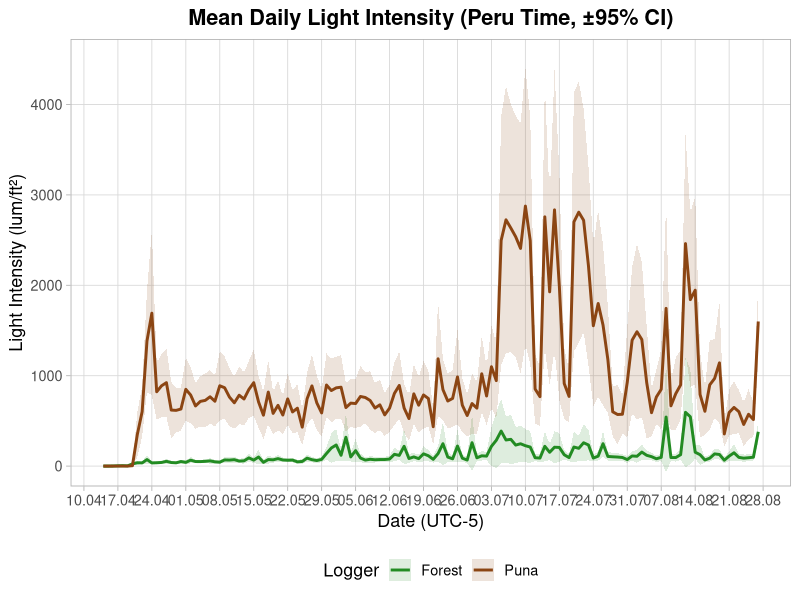
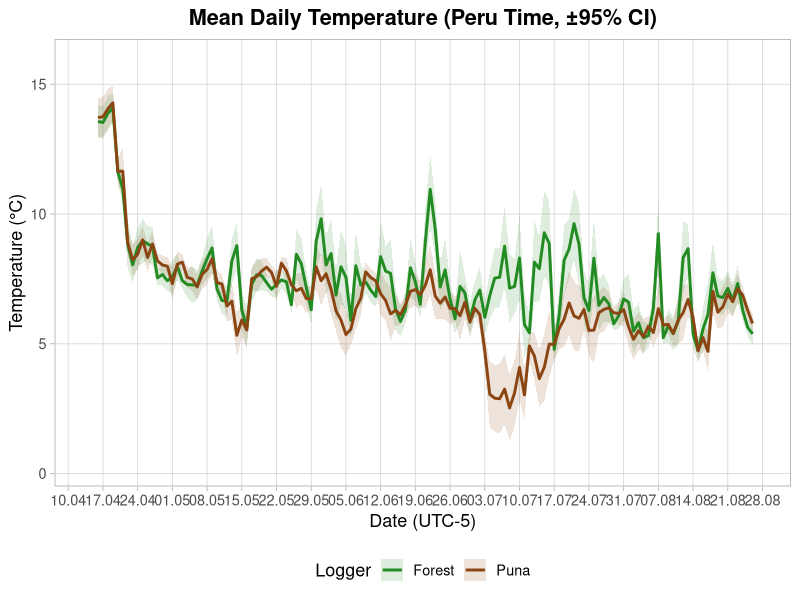
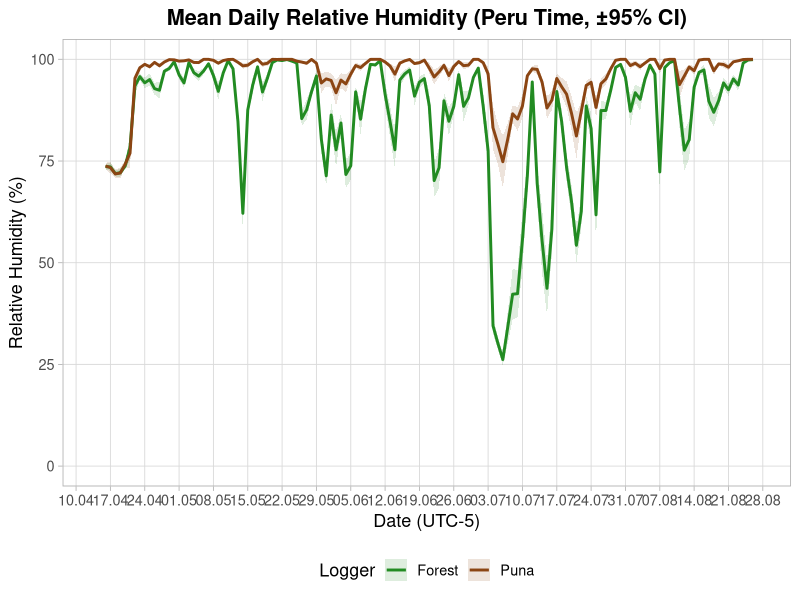
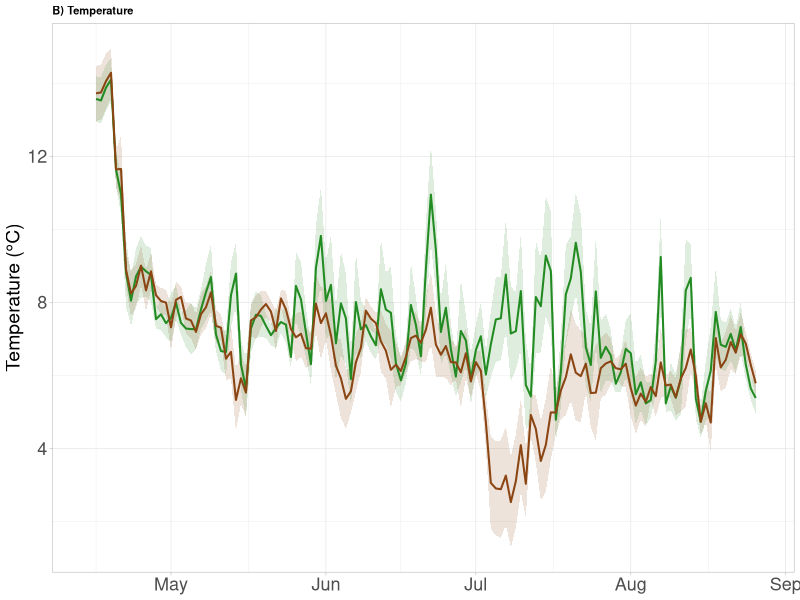
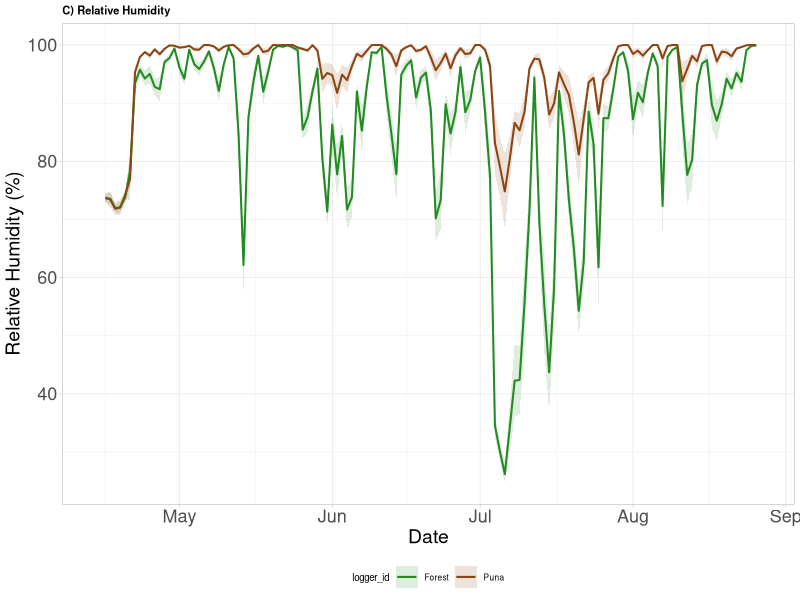
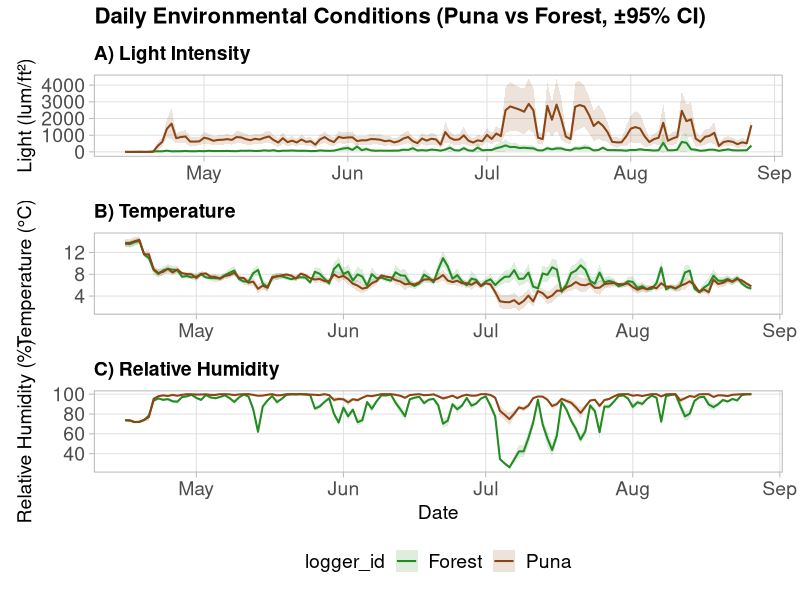
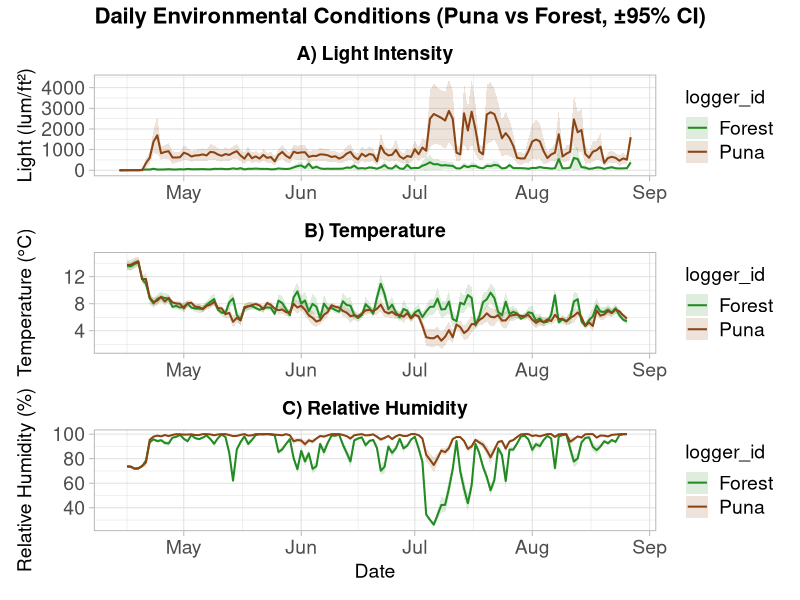
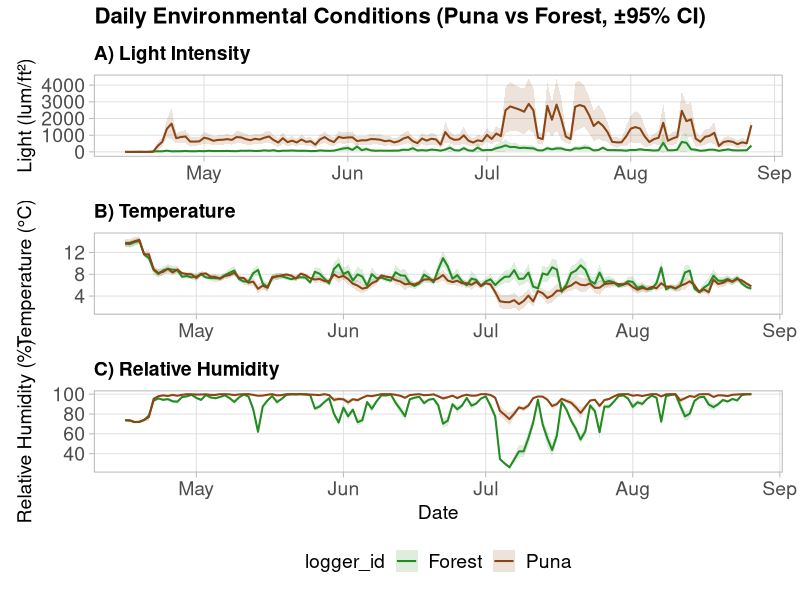

R code for these plots, in order:
## ---- chunk 1
setwd("C:/Users/edith clemente arena/Desktop/EPIFITAS -GRADIENTE/treeline-epiphytes/treeline-epiphytes")
climadata <- read.csv("dataclima.csv", header = TRUE, sep = ";", stringsAsFactors = FALSE)
str(climadata)      # Estructura de la base de datos
head(climadata)
head(climadata$date_hour)
str(climadata$date_hour)
## ---- chunk 2
library(tidyverse)
library(dplyr)
library(ggplot2)
library(lubridate)
library(tidyr)
library(patchwork)
# 1️⃣ Convertir la fecha-hora al formato correcto
climadata <- climadata %>%
  mutate(date_hour = as.POSIXct(date_hour, format = "%d/%m/%Y %H:%M", tz = "America/Lima"))
# 2️⃣ Reorganizar datos en formato largo (para ggplot)
clima_long <- climadata %>%
  dplyr::select(date_hour, ilum_puna, ilum_forest) %>%
  pivot_longer(
    cols = c(ilum_puna, ilum_forest),
    names_to = "logger_id",
    values_to = "light_lum_ft2"
  ) %>%
  mutate(date = as.Date(date_hour))  # extraer solo la fecha
# 3️⃣ Calcular la media diaria ±95% CI por logger
daily_light <- clima_long %>%
  group_by(date, logger_id) %>%
  summarise(
    n_obs   = sum(!is.na(light_lum_ft2)),
    light_mean = mean(light_lum_ft2, na.rm = TRUE),
    light_sd   = sd(light_lum_ft2, na.rm = TRUE),
    se_l       = light_sd / sqrt(pmax(n_obs, 1)),
    tcrit      = qt(0.975, df = pmax(n_obs - 1, 1)),
    ci         = tcrit * se_l,
    .groups = "drop"
  )
# 4️⃣ Gráfico: Mean Daily Light Intensity (±95% CI)
ggplot(daily_light, aes(x = date, y = light_mean, color = logger_id, fill = logger_id)) +
  geom_ribbon(aes(ymin = light_mean - ci, ymax = light_mean + ci), alpha = 0.15, color = NA) +
  geom_line(linewidth = 1) +
  labs(
    title = "Mean Daily Light Intensity (Peru Time, ±95% CI)",
    x = "Date (UTC-5)",
    y = "Light Intensity (lum/ft²)",
    color = "Logger",
    fill  = "Logger"
  ) +
  scale_color_manual(values = c(
    "ilum_forest" = "#228B22",
    "ilum_puna"   = "#8B4513"
  ),
  labels = c("Forest", "Puna")) +
  scale_fill_manual(values = c(
    "ilum_forest" = "#228B22",
    "ilum_puna"   = "#8B4513"
  ),
  labels = c("Forest", "Puna")) +
  scale_x_date(date_breaks = "7 days", date_labels = "%d.%m") +
  coord_cartesian(ylim = c(0, 4500)) +                        # ajusta el rango según tus valores
  scale_y_continuous(breaks = seq(0, 9000, by = 1000)) +
  theme_light(base_size = 13) +
  theme(
    legend.position = "bottom",
    panel.grid.major = element_line(color = "grey85", linewidth = 0.3),
    panel.grid.minor = element_blank(),
    plot.title = element_text(face = "bold", hjust = 0.5)
  )
## ---- chunk 3
library(dplyr)
library(ggplot2)
library(lubridate)
library(tidyr)
# 1️⃣ Convertir la fecha-hora al formato correcto
climadata <- climadata %>%
  mutate(date_hour = as.POSIXct(date_hour, format = "%d/%m/%Y %H:%M", tz = "America/Lima"))
# 2️⃣ Reorganizar datos en formato largo
temp_long <- climadata %>%
  dplyr::select(date_hour, temp_puna, temp_forest) %>%
  pivot_longer(
    cols = c(temp_puna, temp_forest),
    names_to = "logger_id",
    values_to = "temperature"
  ) %>%
  mutate(date = as.Date(date_hour))
# 3️⃣ Calcular la media diaria ±95% CI por logger
daily_temp <- temp_long %>%
  group_by(date, logger_id) %>%
  summarise(
    n_obs   = sum(!is.na(temperature)),
    temp_mean = mean(temperature, na.rm = TRUE),
    temp_sd   = sd(temperature, na.rm = TRUE),
    se_t      = temp_sd / sqrt(pmax(n_obs, 1)),
    tcrit     = qt(0.975, df = pmax(n_obs - 1, 1)),
    ci        = tcrit * se_t,
    .groups = "drop"
  )
# 4️⃣ Gráfico: Mean Daily Temperature (±95% CI)
ggplot(daily_temp, aes(x = date, y = temp_mean, color = logger_id, fill = logger_id)) +
  geom_ribbon(aes(ymin = temp_mean - ci, ymax = temp_mean + ci), alpha = 0.15, color = NA) +
  geom_line(linewidth = 1) +
  labs(
    title = "Mean Daily Temperature (Peru Time, ±95% CI)",
    x = "Date (UTC-5)",
    y = "Temperature (°C)",
    color = "Logger",
    fill  = "Logger"
  ) +
  scale_color_manual(values = c(
    "temp_forest" = "#228B22",  # verde
    "temp_puna"   = "#8B4513"   # marrón
  ),
  labels = c("Forest", "Puna")) +
  scale_fill_manual(values = c(
    "temp_forest" = "#228B22",
    "temp_puna"   = "#8B4513"
  ),
  labels = c("Forest", "Puna")) +
  scale_x_date(date_breaks = "7 days", date_labels = "%d.%m") +
  coord_cartesian(ylim = c(min(daily_temp$temp_mean - daily_temp$ci, na.rm = TRUE) - 1,
                           max(daily_temp$temp_mean + daily_temp$ci, na.rm = TRUE) + 1)) +
  theme_light(base_size = 13) +
  theme(
    legend.position = "bottom",
    panel.grid.major = element_line(color = "grey85", linewidth = 0.3),
    panel.grid.minor = element_blank(),
    plot.title = element_text(face = "bold", hjust = 0.5)
  )
## ---- chunk 4
library(dplyr)
library(ggplot2)
library(lubridate)
library(tidyr)
# 1️⃣ Convertir fecha y hora
climadata <- climadata %>%
  mutate(date_hour = as.POSIXct(date_hour, format = "%d/%m/%Y %H:%M", tz = "America/Lima"))
# 2️⃣ Reorganizar datos (formato largo)
hr_long <- climadata %>%
  dplyr::select(date_hour, hr_puna, hr_forest) %>%
  pivot_longer(
    cols = c(hr_puna, hr_forest),
    names_to = "logger_id",
    values_to = "humidity"
  ) %>%
  mutate(date = as.Date(date_hour))
# 3️⃣ Calcular media diaria ±95% CI por logger
daily_hr <- hr_long %>%
  group_by(date, logger_id) %>%
  summarise(
    n_obs   = sum(!is.na(humidity)),
    hr_mean = mean(humidity, na.rm = TRUE),
    hr_sd   = sd(humidity, na.rm = TRUE),
    se_h    = hr_sd / sqrt(pmax(n_obs, 1)),
    tcrit   = qt(0.975, df = pmax(n_obs - 1, 1)),
    ci      = tcrit * se_h,
    .groups = "drop"
  )
# 4️⃣ Gráfico: Mean Daily Relative Humidity (±95% CI)
ggplot(daily_hr, aes(x = date, y = hr_mean, color = logger_id, fill = logger_id)) +
  geom_ribbon(aes(ymin = hr_mean - ci, ymax = hr_mean + ci), alpha = 0.15, color = NA) +
  geom_line(linewidth = 1) +
  labs(
    title = "Mean Daily Relative Humidity (Peru Time, ±95% CI)",
    x = "Date (UTC-5)",
    y = "Relative Humidity (%)",
    color = "Logger",
    fill  = "Logger"
  ) +
  scale_color_manual(values = c(
    "hr_forest" = "#228B22",  # verde bosque
    "hr_puna"   = "#8B4513"   # marrón puna
  ),
  labels = c("Forest", "Puna")) +
  scale_fill_manual(values = c(
    "hr_forest" = "#228B22",
    "hr_puna"   = "#8B4513"
  ),
  labels = c("Forest", "Puna")) +
  scale_x_date(date_breaks = "7 days", date_labels = "%d.%m") +
  coord_cartesian(ylim = c(0, 100)) +  # HR va de 0–100%
  theme_light(base_size = 13) +
  theme(
    legend.position = "bottom",
    panel.grid.major = element_line(color = "grey85", linewidth = 0.3),
    panel.grid.minor = element_blank(),
    plot.title = element_text(face = "bold", hjust = 0.5)
  )
## ---- chunk 5
# Tema compacto
tema_compacto <- theme_light(base_size = 8) +  # tamaño base más pequeño
  theme(
    axis.text = element_text(size = 6),
    axis.title = element_text(size = 7),
    strip.text = element_text(size = 7),
    legend.text = element_text(size = 6),
    legend.title = element_text(size = 7),
    plot.title = element_text(size = 8, face = "bold"),
    legend.position = "none"
  )
# 1️ LUZ (ilum_puna / ilum_forest)
g_light <- ggplot(daily_light, aes(x = date, y = light_mean, color = logger_id, fill = logger_id)) +
  geom_ribbon(aes(ymin = light_mean - ci, ymax = light_mean + ci),
              alpha = 0.15, color = NA) +
  geom_line(linewidth = 0.7) +
  labs(y = "Light (lum/ft²)", x = NULL, title = "A) Light Intensity") +
  scale_color_manual(values = c("ilum_forest" = "#228B22", "ilum_puna" = "#8B4513"),
                     labels = c("Forest", "Puna")) +
  scale_fill_manual(values = c("ilum_forest" = "#228B22", "ilum_puna" = "#8B4513"),
                    labels = c("Forest", "Puna")) +
  tema_compacto
g_light <- g_light +
  theme(
    axis.text = element_text(size = 13),
    axis.title = element_text(size = 14)
  )

# 2️ TEMPERATURA
g_temp <- ggplot(daily_temp, aes(x = date, y = temp_mean, color = logger_id, fill = logger_id)) +
  geom_ribbon(aes(ymin = temp_mean - ci, ymax = temp_mean + ci),
              alpha = 0.15, color = NA) +
  geom_line(linewidth = 0.7) +
  labs(y = "Temperature (°C)", x = NULL, title = "B) Temperature") +
  scale_color_manual(values = c("temp_forest" = "#228B22", "temp_puna" = "#8B4513"),
                     labels = c("Forest", "Puna")) +
  scale_fill_manual(values = c("temp_forest" = "#228B22", "temp_puna" = "#8B4513"),
                    labels = c("Forest", "Puna")) +
  tema_compacto

g_temp <- g_temp +
  theme(
    axis.text = element_text(size = 13),
    axis.title = element_text(size = 14)
  )

g_temp

# 3️ HUMEDAD RELATIVA
g_hr <- ggplot(daily_hr, aes(x = date, y = hr_mean, color = logger_id, fill = logger_id)) +
  geom_ribbon(aes(ymin = hr_mean - ci, ymax = hr_mean + ci),
              alpha = 0.15, color = NA) +
  geom_line(linewidth = 0.7) +
  labs(y = "Relative Humidity (%)", x = "Date", title = "C) Relative Humidity") +
  scale_color_manual(values = c("hr_forest" = "#228B22", "hr_puna" = "#8B4513"),
                     labels = c("Forest", "Puna")) +
  scale_fill_manual(values = c("hr_forest" = "#228B22", "hr_puna" = "#8B4513"),
                    labels = c("Forest", "Puna")) +
  tema_compacto +
  theme(legend.position = "bottom")

g_hr <- g_hr +
  theme(
    axis.text = element_text(size = 13),
    axis.title = element_text(size = 14)
  )
g_hr
#Tema profesional uniforme
tema_publicacion <- theme_light(base_size = 14) +
  theme(
    axis.text = element_text(size = 14),
    axis.title = element_text(size = 14),
    strip.text = element_text(size = 14),
    legend.text = element_text(size = 14),
    legend.title = element_text(size = 14),
    plot.title = element_text(size = 14, face = "bold", hjust = 0.5)
  )
#aplicar el tema en los graficos
g_light <- g_light + tema_publicacion
g_temp  <- g_temp  + tema_publicacion
g_hr    <- g_hr    + tema_publicacion




# 4️ COMBINAR LOS GRÁFICOS
g_clima <- (g_light / g_temp / g_hr) +
  plot_layout(heights = c(1,1,1)) +
  plot_annotation(
    title = "Daily Environmental Conditions (Puna vs Forest, ±95% CI)",
    theme = theme(plot.title = element_text(size = 16, face = "bold", hjust = 0.5))
  )


ggsave(
  filename = "Environmental_conditions_patchwork.png",
  plot = g_clima,
  width = 10,       # ancho en pulgadas
  height = 12,      # alto en pulgadas (3 paneles)
  dpi = 300         # resolución alta
)




## ---- chunk 6
# ==============================
# LIBRERÍAS
# ==============================
library(dplyr)
library(ggplot2)
library(patchwork)

# ==============================
# TEMA DE PUBLICACIÓN (uniforme)
# ==============================
tema_publicacion <- theme_light(base_size = 14) +
  theme(
    axis.text = element_text(size = 14),
    axis.title = element_text(size = 14),
    strip.text = element_text(size = 14),
    legend.text = element_text(size = 14),
    legend.title = element_text(size = 14),
    plot.title = element_text(size = 14, face = "bold"),
    panel.grid.minor = element_blank()
  )

# ==============================
# ESCALA DE FECHAS CADA 1 MES
# ==============================
escala_fecha <- scale_x_date(
  date_breaks = "1 month",
  date_labels = "%b"
)

# ==============================
# 1) LUZ
# ==============================
g_light <- ggplot(daily_light, aes(date, light_mean, color = logger_id, fill = logger_id)) +
  geom_ribbon(aes(ymin = light_mean - ci, ymax = light_mean + ci),
              alpha = 0.15, color = NA) +
  geom_line(linewidth = 0.7) +
  labs(y = "Light (lum/ft²)", x = NULL, title = "A) Light Intensity") +
  scale_color_manual(values = c("ilum_forest" = "#228B22", "ilum_puna" = "#8B4513"),
                     labels = c("Forest", "Puna")) +
  scale_fill_manual(values = c("ilum_forest" = "#228B22", "ilum_puna" = "#8B4513"),
                    labels = c("Forest", "Puna")) +
  escala_fecha +
  tema_publicacion +
  theme(legend.position = "none")   # quitar leyenda aquí


# ==============================
# 2) TEMPERATURA
# ==============================
daily_temp_clean <- daily_temp %>% 
  filter(!is.na(temp_mean), !is.na(ci), n_obs > 1)

g_temp <- ggplot(daily_temp_clean, aes(date, temp_mean, color = logger_id, fill = logger_id)) +
  geom_ribbon(aes(ymin = temp_mean - ci, ymax = temp_mean + ci),
              alpha = 0.15, color = NA) +
  geom_line(linewidth = 0.7) +
  labs(y = "Temperature (°C)", x = NULL, title = "B) Temperature") +
  scale_color_manual(values = c("temp_forest" = "#228B22", "temp_puna" = "#8B4513"),
                     labels = c("Forest", "Puna")) +
  scale_fill_manual(values = c("temp_forest" = "#228B22", "temp_puna" = "#8B4513"),
                    labels = c("Forest", "Puna")) +
  escala_fecha +
  tema_publicacion +
  theme(legend.position = "none")   # quitar leyenda aquí


# ==============================
# 3) HUMEDAD RELATIVA
# ==============================
daily_hr_clean <- daily_hr %>% 
  filter(!is.na(hr_mean), !is.na(ci), n_obs > 1)

g_hr <- ggplot(daily_hr_clean, aes(date, hr_mean, color = logger_id, fill = logger_id)) +
  geom_ribbon(aes(ymin = hr_mean - ci, ymax = hr_mean + ci),
              alpha = 0.15, color = NA) +
  geom_line(linewidth = 0.7) +
  labs(y = "Relative Humidity (%)", x = "Date", title = "C) Relative Humidity") +
  scale_color_manual(values = c("hr_forest" = "#228B22", "hr_puna" = "#8B4513"),
                     labels = c("Forest", "Puna")) +
  scale_fill_manual(values = c("hr_forest" = "#228B22", "hr_puna" = "#8B4513"),
                    labels = c("Forest", "Puna")) +
  escala_fecha +
  tema_publicacion +
  theme(legend.position = "bottom")   # SOLO aquí dejamos leyenda


# ==============================
# COMBINAR LOS TRES GRÁFICOS
# ==============================
g_clima <- (g_light / g_temp / g_hr) +
  plot_layout(heights = c(1,1,1), guides = "collect") +  # collect = una sola leyenda
  plot_annotation(
    title = "Daily Environmental Conditions (Puna vs Forest, ±95% CI)",
    theme = theme(plot.title = element_text(size = 16, face = "bold", hjust = 0.5))+
      theme(legend.position = "bottom")

  )

# ==============================
# MOSTRAR
# ==============================
g_clima

# ==============================
# EXPORTAR PARA PAPER
# ==============================
ggsave("Environmental_conditions_panel.png", g_clima,
       width = 12, height = 14, dpi = 300)

# Versión journal (TIFF 600 dpi)
ggsave("Environmental_conditions_panel.tiff", g_clima,
       width = 12, height = 14, dpi = 600, compression = "lzw")
